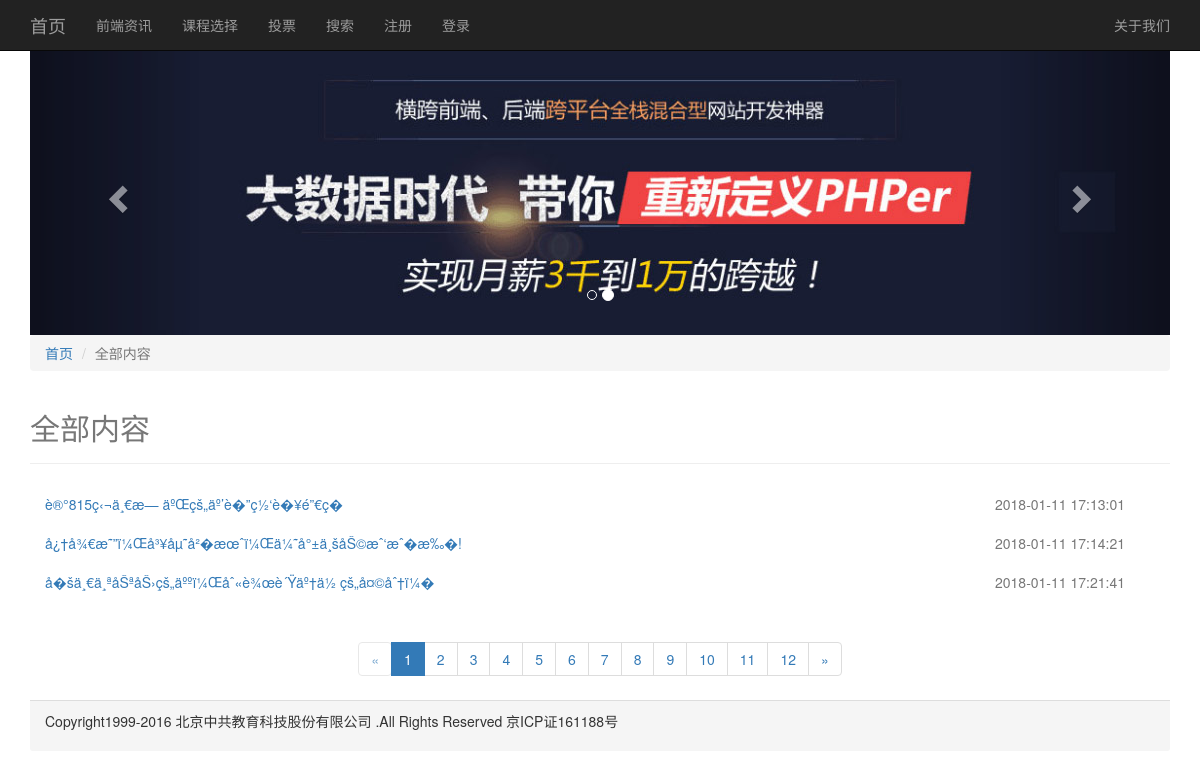
Page /list.php on the committed database.
### tables this page shows
CREATE TABLE IF NOT EXISTS `u_article` (
  `u_id` int(10) unsigned NOT NULL AUTO_INCREMENT,
  `u_title` varchar(300) NOT NULL,
  `u_column` varchar(100) NOT NULL,
  `u_description` text NOT NULL,
  `u_keywords` varchar(100) NOT NULL,
  `u_contents` text NOT NULL,
  `u_thumb` varchar(200) NOT NULL,
  `u_author` varchar(100) NOT NULL,
  `u_add_date` varchar(50) NOT NULL,
  PRIMARY KEY (`u_id`)
);

### list.php (the view, shortened to what this page needs)
<!DOCTYPE html>
<?php
$con = new mysqli('localhost', 'root', 'root', 'myitem');
$column = empty($_GET['column']) ? '全部内容' : $_GET['column'];
$pageSize = 3;
$pages = empty($_GET['page']) ? 1 : $_GET['page'];
$pageStart = ($pages - 1) * $pageSize;
if( $column == '全部内容' )
{
    $sql = "SELECT * FROM u_article ORDER BY u_id LIMIT $pageStart,$pageSize";
    $sqlTotal = "SELECT * FROM u_article";
}
else
{
    $sql = "SELECT * FROM u_article WHERE u_column='$column' ORDER BY u_id LIMIT $pageStart,$pageSize";
    $sqlTotal = "SELECT * FROM u_article WHERE u_column='$column' ORDER BY u_id";
}
$result = $con->query($sql);
$resultTotal = $con->query($sqlTotal);
$pageNum = ceil($resultTotal->num_rows/$pageSize);
?>
<html lang="zh-CN">
<head>
    <?php include "include/head.php"; ?>
</head>
<body>
<?php include "include/navbar.php"; ?>
<div class="container">
    <ol class="breadcrumb">
        <li><a href="index.php">首页</a></li>
        <li class="active"><?php echo $column; ?></li>
    </ol>
    <div class="page-header">
        <h2 class="text-muted"><?php echo $column; ?></h2>
    </div>
    <ul class=" list-group list">
        <?php
        if ($result->num_rows > 0) {
            while ($row = $result->fetch_assoc()) {
                ?>
                <li class="list-group-item row">
                    <a href="#" class="col-md-10"><?php echo $row['u_title'] ?></a>
                    <span class="text-muted col-md-2"><?php echo date('Y-m-d H:i:s', $row['u_add_date']) ?></span>
                </li>
                <?php
            }
        } else {
            echo '此栏目下没有文章';
        }
        ?>
    </ul>
    <nav aria-label="Page navigation" class="text-center">
        <ul class="pagination">
            <li>
                <a href="list.php?column=<?php echo $column;?>&page=<?php echo $pages-1;?>" aria-label="Previous"  class="<?php if($pages==1) echo 'btn disabled'?>">
                    <span aria-hidden="true">&laquo;</span>
                </a>
            </li>
            <?php
                for ($i=1;$i<=$pageNum;$i++) {
            ?>
            <li class="<?php if ($i==$pages) echo 'active';?>"><a href="list.php?column=<?php echo $column;?>&page=<?php echo $i;?>"><?php echo $i?></a></li>
            <?php
                }
            ?>
            <li>
                <a href="list.php?column=<?php echo $column;?>&page=<?php echo $pages+1;?>" aria-label="Next" class="<?php if($pages==$pageNum) echo 'btn disabled'?>">
                    <span aria-hidden="true">&raquo;</span>
                </a>
            </li>
        </ul>
    </nav>
</div>
</body>
</html>

### css/public.css (style rules this page uses)
body { padding-top: 50px; }
.list>* { border: none; }

### rows in the picture
u_article: u_title "è®°815ç‹¬ä¸€æ— äºŒçš„äº’è�”ç½‘è�¥é”€ç�­", u_add_date "2018-01-11 17:13:01"
u_article: u_title "å¿†å¾€æ˜”ï¼Œå³¥åµ˜å²�æœˆï¼Œä¼˜å°±ä¸šåŠ©æˆ‘æˆ�æ‰�!", u_add_date "2018-01-11 17:14:21"
u_article: u_title "å�šä¸€ä¸ªåŠªåŠ›çš„äººï¼Œåˆ«è¾œè´Ÿäº†ä½ çš„å¤©åˆ†ï¼�", u_add_date "2018-01-11 17:21:41"

### other values in the picture
$column "全部内容"
